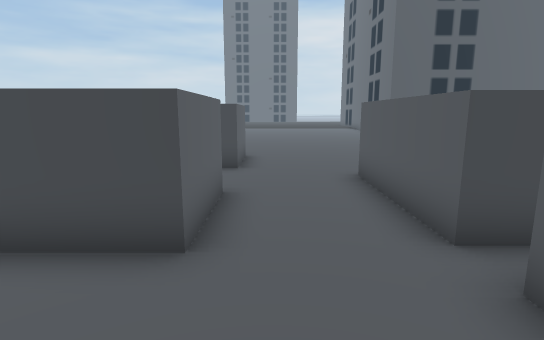
view 1 (above)

23 first-person views from a walk through a 3-D level made in the Unity game engine. The camera is 1.5 m above the floor, tilts 10° down and sees 80° across. Doors are open. The floor is counted in squares, 1 m on a side. Each view is taken from the middle of a square. On the plan, view 1 faces up. The plan holds only what a view shows up to about 15 squares ahead; the rest is blank. The place goes on beyond the plan. Some animated figures are not drawn. Some surface patterns are stand-ins.

view 2
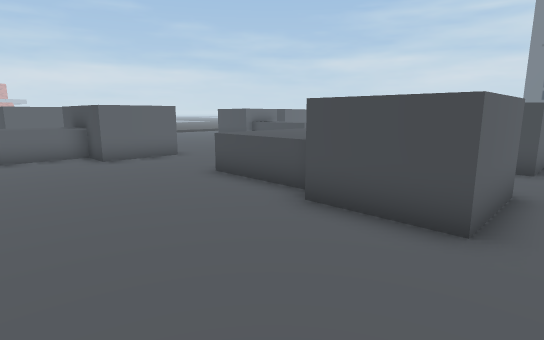

view 3
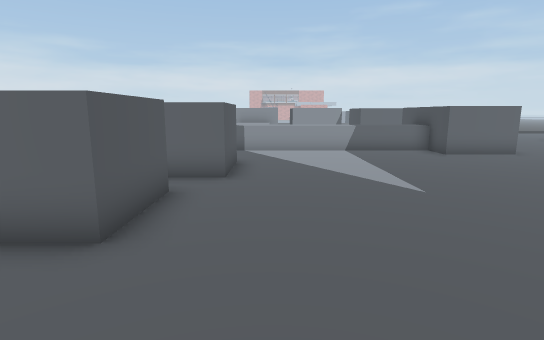

view 4
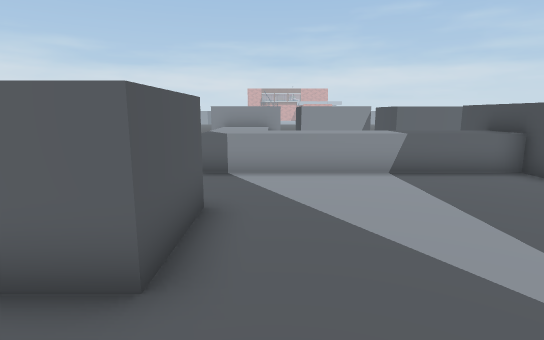

view 5
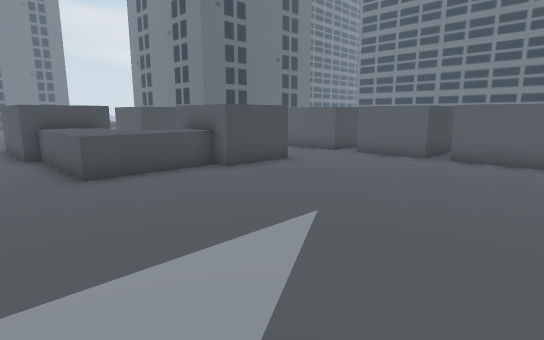

view 6
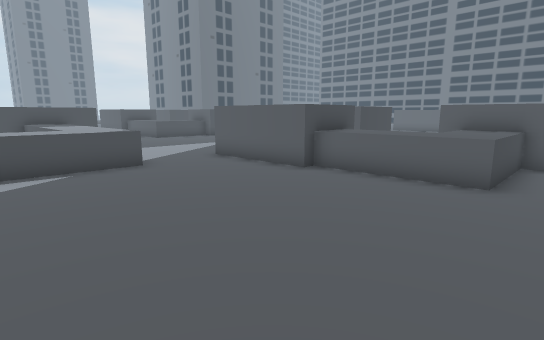

view 7
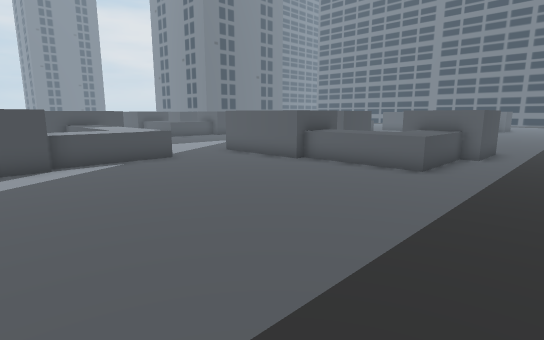

view 8
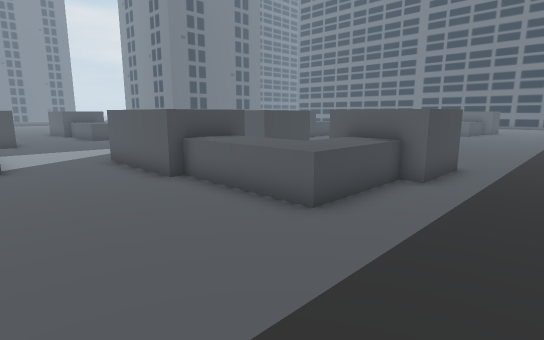

view 9
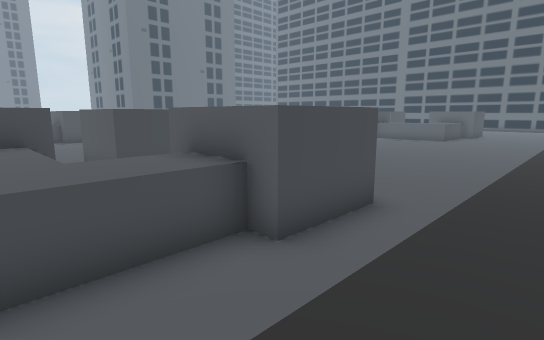

view 10
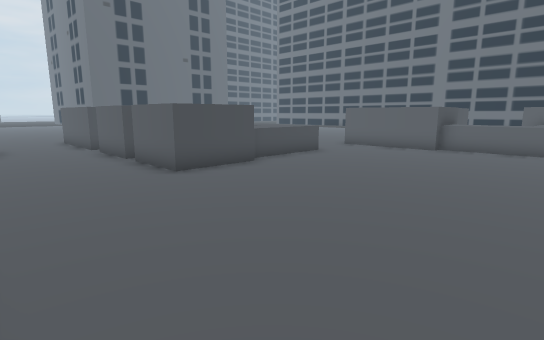

view 11
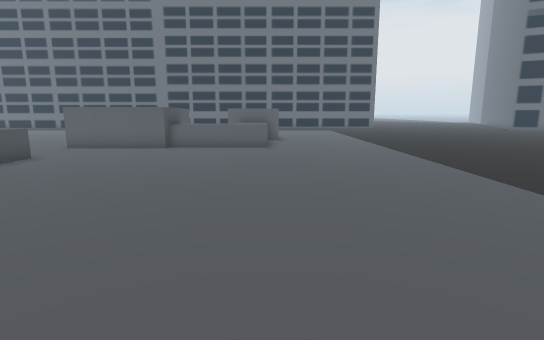

view 12
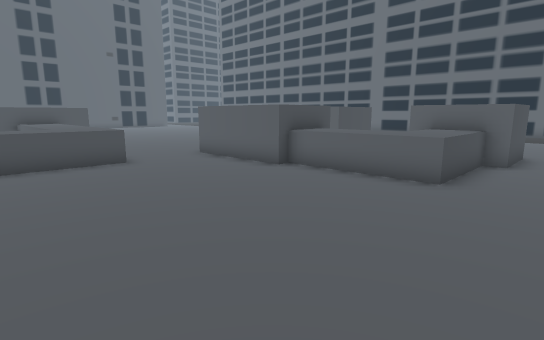

view 13
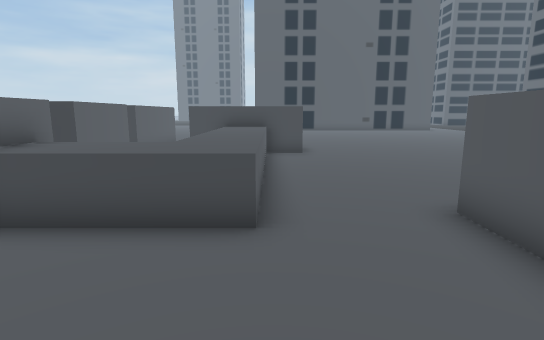

view 14
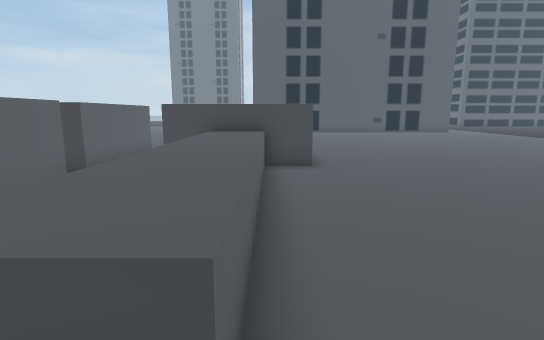

view 15
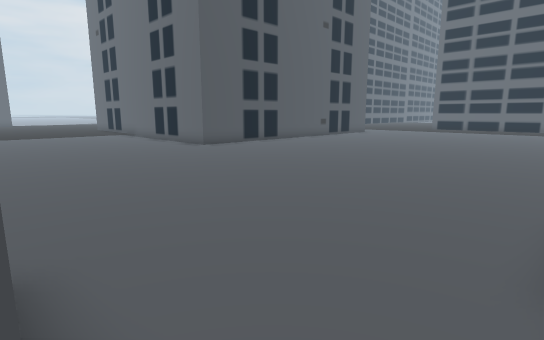

view 16
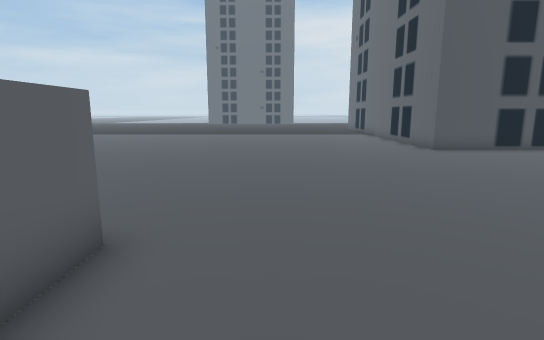

view 17
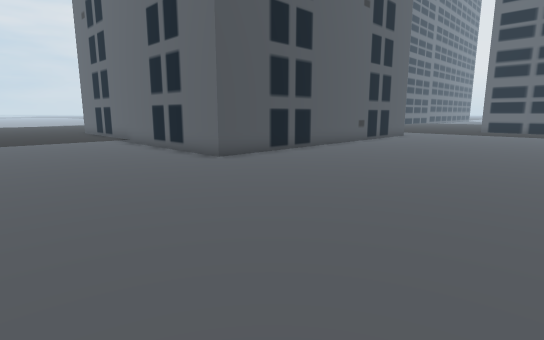

view 18
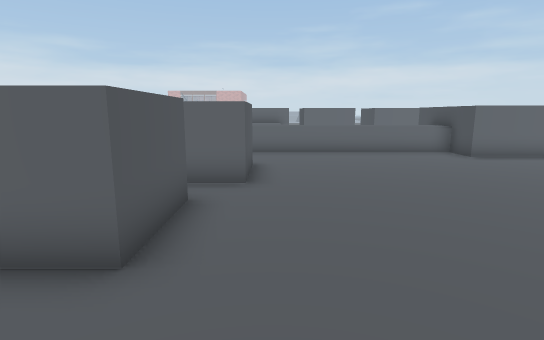

view 19
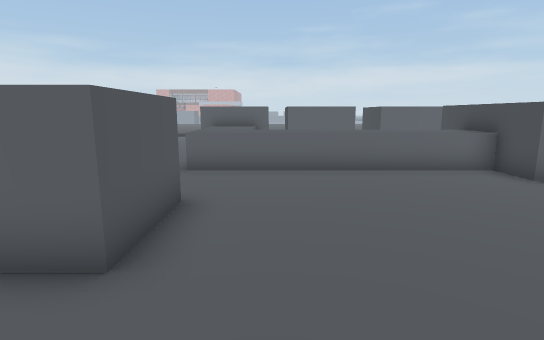

view 20
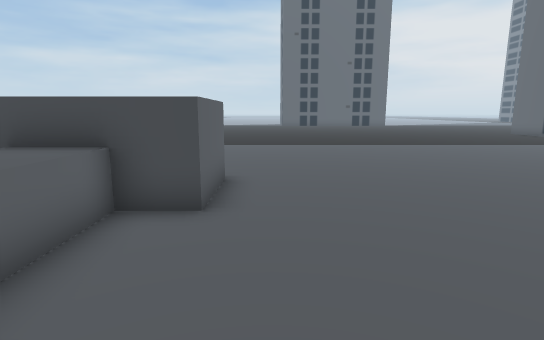

view 21
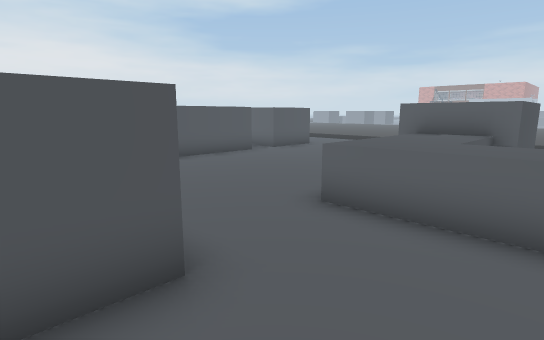

view 22
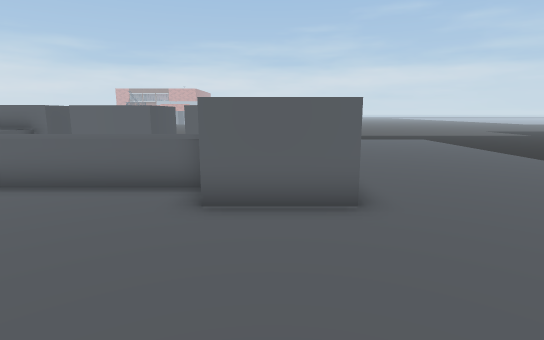

view 23
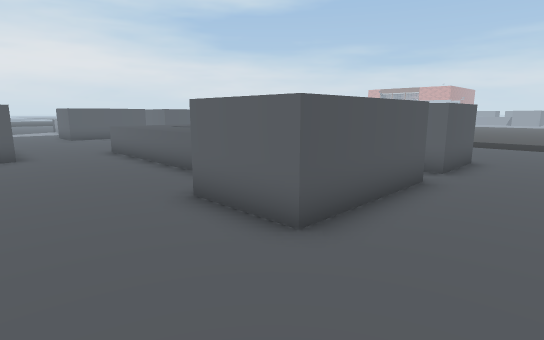

### Floor plan
Key: @ floor where view 1 was taken; # wall or solid block; . main floor; : floor 0.25 m higher than the main floor; / step, stairs or slope; ^ raised ledge; B building.
Columns run from 19 left of view 1 to 17 right of it. Each row starts with its distance up from view 1.
 30 ::::::   :::::::::::::::
 29 ///////  ////////////////
 28 ........ .................
 27 ...........................#
 26 ...........................#
 25  ..........................#
 24 ...........................#
 23 ...........................#
 22 ..^^^.^^^^^................##
 21     ^     ^................B#####
 20     ^ ^^^^^.......................
 19     ^  ^^..........................
 18   ^^^  ^^...........................
 17   ^^^  ^^............................
 16     ^  ^^............................
 15   ^^^  ^^............................
 14   ^^^  ^^............................
 13     ^^^^^...........................
 12     ^^^^^...^^^.....................
 11     ^.......^ ^.^^^..................
 10     ........^   ^ ^..................
  9      .......^   ^^^..................
  8    .........^^^   ....^^..    .......
  7   ..........^^    ...^ ^     ^.......
  6   ..........^^  ^ ^..^ ^     ^.......
  5   ^..^^^^...^^^^^ ^..^ ^ ^^^^^.......
  4    ^^   ^...^^^^^ ^..^^^  ^^^.......
  3    ^^   ^.......^^.....   ^^^......
  2    ^ ^^^.............^  ^ ^^^.....
  1 ^^^^  ^^.............^  ^ ^^^.....
  0       ^^...........@.^^^^ ^^^....
 -1    ^  ^^.............^  ^^^^^....
 -2    ^  ^^.............^  ^^^^^..^
 -3  ^^^  ^^.............^^^^^^^...^
 -4    ^^^^^.......................^
 -5    ^^^^^..^^^..................^   ^
 -6   ^^^^^...^ ^.^^^..............^^^ ^^
 -7   ........^   ^ ^..............^^^
 -8   ........^   ^  ..............^^^
 -9   ........^^^  ^^..............^^^ ^
-10  ..........^^     .............^^^^^
-11  ..........^^    . .............^^^^^
-12  ..........^^^^    ..................
-13  ..........^^^^   ...............
-14  .............^^^................
-15   ...............................
-16   :::::::::::::::::::::::::::::::
-17  : ::::::::::::::::     :::::::::

Where each view was taken, in squares from view 1:
view 1: 0 up, 0 right, facing up
view 2: 1 down, 0 right, facing up-left
view 3: 4 down, 1 right, facing left
view 4: 4 down, 4 left, facing left
view 5: 4 down, 9 left, facing up-right
view 6: 15 down, 16 left, facing up-right
view 7: 17 down, 18 left, facing up-right
view 8: 17 down, 13 left, facing up-right
view 9: 17 down, 8 left, facing up-right
view 10: 11 down, 2 left, facing up-right
view 11: 11 down, 2 left, facing right
view 12: 13 down, 5 right, facing up-right
view 13: 7 down, 9 right, facing up
view 14: 4 down, 9 right, facing up
view 15: 8 up, 1 left, facing up-right
view 16: 8 up, 1 right, facing up
view 17: 12 up, 1 right, facing up-right
view 18: 13 up, 2 right, facing left
view 19: 14 up, 2 left, facing left
view 20: 15 up, 8 left, facing up
view 21: 15 up, 6 left, facing down-left
view 22: 21 up, 4 left, facing left
view 23: 25 up, 6 left, facing down-left
